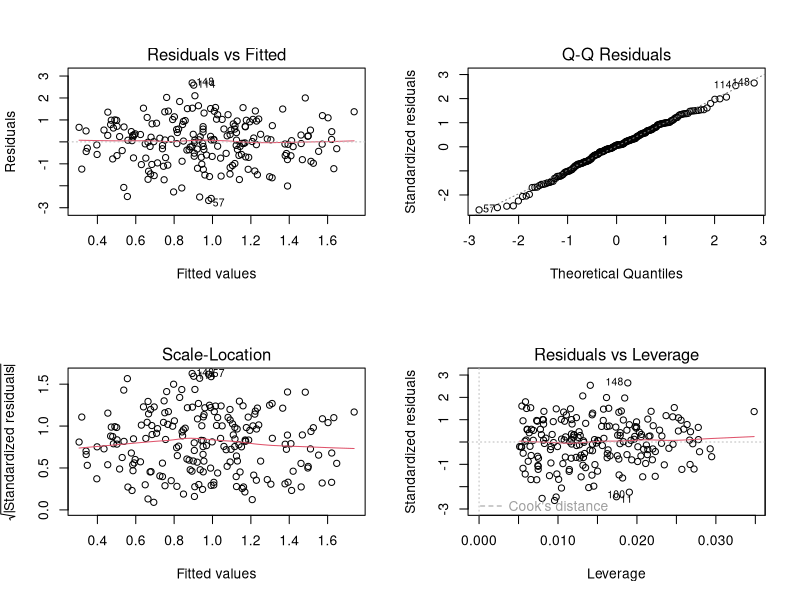
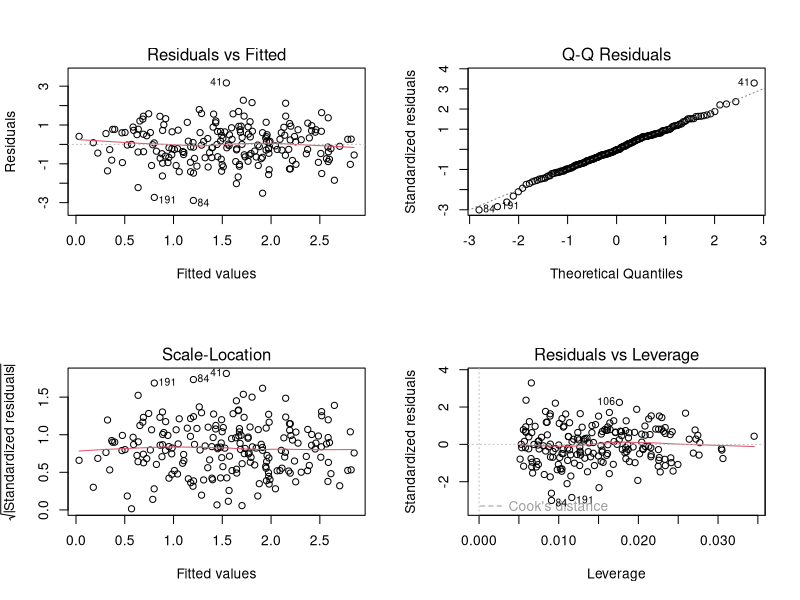

R code for these plots, in order:
###Computing AIC

###Let's propose the following model.

data = na.omit(airquality)
attach(data)
model1 = lm(Ozone~Temp+Wind+Solar.R)


###To compute the logLik, AIC, and BIC I would need the following

k = 5 ##Why 5 parameters?  3 predictors, one intercept, and s^2 errors.
n = length(Ozone)
RSS = sum(model1$residuals^2)

loglik = (-n*log(RSS/n)/2 -n*log(2*pi)/2 - n/2)
AIC = 2*k - 2*loglik
BIC = log(n)*k - 2*loglik

###Or we could use the built in function for AIC and logLik.
###There is also a built in function for BIC, it's in the stats4 package.

logLik(model1)
AIC(model1)
library(stats4)
BIC(model1)

###Alternatives to AIC, BIC, partial F tests ect are shrinkage models.

# ridge regression

# Suppose we have a model that is y = B1x1 + B2x2 + e where e~N(0,1)
# Two variables are measured: x1,x2  
# Ridge regression function, ridge.lm(), is on MASS package

install.packages("MASS")
library(MASS)

# Generating the data

N <- 200      

#First let's assume x1 and x2 are independent
#Note the mean of x1 and x2 are both 0, the mean of y is 0.
#This is important, if this wasn't the case we first have to normalize.

x1 <- runif(n=N)
x2 <- runif(n=N)
e <- rnorm(n=N)
y <- x1 + x2 + e

# Ordinary least squares model for x1 and x2
ols <- lm(y~ x1 + x2)
summary(ols)
par(mfrow=c(2,2))
plot(ols)
ols$coef*(200/210)


# Ridge regression model for x1 and x2
ridge <- lm.ridge(y ~ x1+x2, lambda = 10)
summary(ridge)
ridge$coef
ridge$scales
ridge$coef/ridge$scales

ridge <- lm.ridge(y ~ x1+x2, lambda = 1:10)
summary(ridge)
ridge$coef
ridge$scales
ridge$coef/ridge$scales


#Now let's do the same exercise but let's let x1 and x2 be dependent

x1 <- runif(n=N)
x2 <- x1 + runif(n=N)
e <- rnorm(n=N)
y <- x1 + x2 + e

# Ordinary least squares model for x1 and x2
ols <- lm(y~ x1 + x2)
summary(ols)
par(mfrow=c(2,2))
plot(ols)
ols$coef*(200/210)


# Ridge regression model for x1 and x2
ridge <- lm.ridge(y ~ x1+x2, lambda = 10)
summary(ridge)
ridge$coef
ridge$scales
ridge$coef/ridge$scales

###Download the dataset "data4.csv"  .  I want you to try and find 
###the best valid model that you can for predicting y from x1,x2,x3,x4.  

###Note this will essentially be half of your next homework assignment.